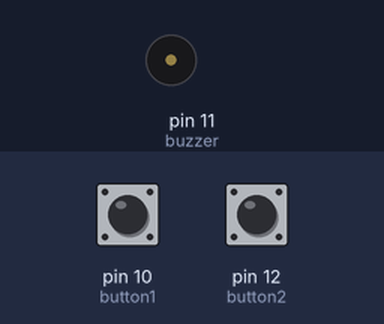
The sketch below on a simulated Arduino Uno, built with avr-gcc and run on an emulated ATmega328P. Shown: buzzer (waves = sounding, pin HIGH). The inputs (shaded band) are chosen by the test bench; at power-on: pin 10 (button1) HIGH, pin 12 (button2) HIGH.

Above: at 1.2 s.
1.3 s: pin 10 (button1) pulled LOW for 0.15 s
At 1.38 s:
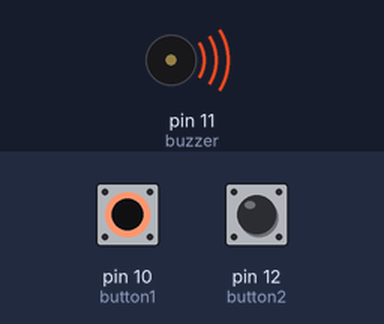
2.9 s: pin 10 (button1) pulled LOW for 3.2 s
At 6.7 s:
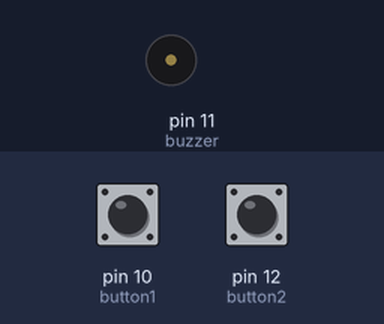
7.6 s: pin 12 (button2) pulled LOW for 3.2 s
At 9.1 s:
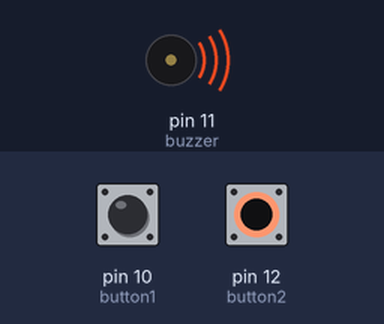
Timing chart, 0 to 12.3 s (numbered marks = the images above; inputs shaded):
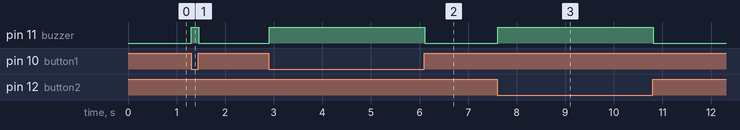

Measured:
- after the input at 1.3 s, pin 11 (buzzer): LOW → HIGH at once, → LOW 0.16 s later
- after the input at 2.9 s, pin 11 (buzzer): LOW → HIGH at once, → LOW 3.2 s later
- after the input at 7.6 s, pin 11 (buzzer): LOW → HIGH at once, → LOW 3.2 s later

The sketch:

2.ino
```cpp
int buzzer = 11;
int button1= 10;
int button2= 12;

void setup() {
  pinMode(buzzer, OUTPUT);
  pinMode(button1, INPUT);
  pinMode(button2, INPUT);
}

void loop() {
  state0();
}

void state0() {
  int buttonState1;
  int buttonState2;
  digitalWrite(buzzer, LOW);
  do{
    delay(20);
    buttonState1 = digitalRead(button1);
    buttonState2 = digitalRead(button2);
    if(buttonState1 == LOW || buttonState2 == LOW){
      state1();
    }
  }while(true);
}

void state1() {
  int buttonState1;
  int buttonState2;
  digitalWrite(buzzer, HIGH);
  do{
    delay(20);
    buttonState1 = digitalRead(button1);
    buttonState2 = digitalRead(button2);
    if(buttonState1 == HIGH && buttonState2 == HIGH){
      state0();
    }
  }while(true);
}
```
